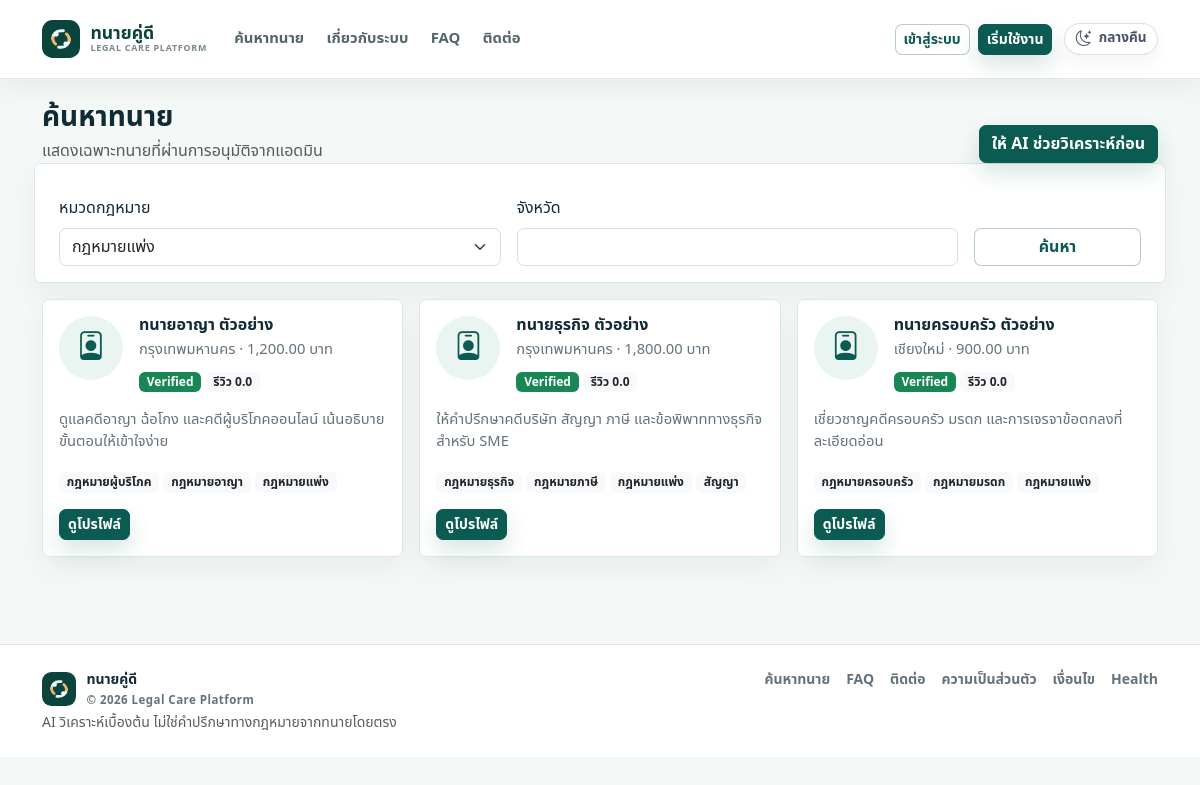
The app's page /lawyers.php?category=civil with its own data.
### tables this page shows
CREATE TABLE IF NOT EXISTS lawyers (
    id INT AUTO_INCREMENT PRIMARY KEY,
    user_id INT NOT NULL,
    license_number VARCHAR(100),
    province VARCHAR(100),
    bio TEXT,
    experience_years INT DEFAULT 0,
    consultation_fee DECIMAL(10,2) DEFAULT 0,
    complex_case_experience TINYINT(1) DEFAULT 0,
    is_available TINYINT(1) DEFAULT 1,
    verified TINYINT(1) DEFAULT 0,
    status ENUM('pending','approved','rejected','suspended') DEFAULT 'pending',
    created_at TIMESTAMP DEFAULT CURRENT_TIMESTAMP,
    FOREIGN KEY (user_id) REFERENCES users(id),
    UNIQUE KEY lawyers_user_unique (user_id),
    KEY idx_lawyers_status_available (status, is_available)
);

CREATE TABLE IF NOT EXISTS users (
    id INT AUTO_INCREMENT PRIMARY KEY,
    name VARCHAR(255) NOT NULL,
    email VARCHAR(255) UNIQUE NOT NULL,
    phone VARCHAR(50),
    password VARCHAR(255) NOT NULL,
    role ENUM('user','lawyer','admin') DEFAULT 'user',
    status ENUM('active','inactive','banned') DEFAULT 'active',
    created_at TIMESTAMP DEFAULT CURRENT_TIMESTAMP,
    KEY idx_users_role (role)
);

### config/env.php (called while the page is built, shortened)
<?php
function loadEnvFile(?string $path = null): void
{
    static $loaded = false;
    if ($loaded) {
        return;
    }
    $loaded = true;
    $path = $path ?: dirname(__DIR__) . '/.env';
    if (!is_file($path) || !is_readable($path)) {
        return;
    }
}
function envValue(string $key, mixed $default = null): mixed
{
    $value = getenv($key);
    return $value === false ? $default : $value;
}
function envBool(string $key, bool $default = false): bool
{
    $value = envValue($key, null);
    return in_array(strtolower((string) $value), ['1', 'true', 'yes', 'on'], true);
}

### config/app.php (called while the page is built)
<?php
require_once __DIR__ . '/env.php';
return [
    'app_name' => 'ทนายคู่ดี',
    'base_url' => envValue('APP_URL', ''),
    'env' => envValue('APP_ENV', 'local'),
    'debug' => envBool('APP_DEBUG', false),
    'show_demo_accounts' => envBool('SHOW_DEMO_ACCOUNTS', envValue('APP_ENV', 'local') !== 'production'),
    'timezone' => 'Asia/Bangkok',
    'commission_percent' => 20,
    'registration_enabled' => envBool('REGISTRATION_ENABLED', true),
    'registration_rate_limit' => (int) envValue('REGISTRATION_RATE_LIMIT', 10),
    'password_min_length' => max(8, (int) envValue('PASSWORD_MIN_LENGTH', 8)),
    'auto_login_after_register' => envBool('AUTO_LOGIN_AFTER_REGISTER', false),
    'require_terms_acceptance' => envBool('REQUIRE_TERMS_ACCEPTANCE', true),
    'lawyer_registration_enabled' => envBool('LAWYER_REGISTRATION_ENABLED', true),
    'social_login' => [
        'google' => [
            'enabled' => envBool('GOOGLE_LOGIN_ENABLED', false),
            'client_id' => envValue('GOOGLE_CLIENT_ID', ''),
            'client_secret' => envValue('GOOGLE_CLIENT_SECRET', ''),
        ],
    ],
    'webrtc' => [
        'turn_url' => envValue('TURN_URL', ''),
        'turn_username' => envValue('TURN_USERNAME', ''),
        'turn_credential' => envValue('TURN_CREDENTIAL', ''),
    ],
    'upload_max_bytes' => 15 * 1024 * 1024,
    'allowed_upload_mimes' => [
        'application/pdf',
        'image/jpeg',
        'image/png',
        'image/webp',
        'audio/mpeg',
        'audio/mp4',
        'audio/ogg',
        'audio/wav',
        'audio/x-wav',
        'audio/webm',
        'video/webm',
        'application/msword',
        'application/vnd.openxmlformats-officedocument.wordprocessingml.document',
    ],
    'bank' => [
        'account_name' => 'ทนายคู่ดี',
        'account_number' => '000-0-00000-0',
        'bank_name' => 'ธนาคารตัวอย่าง',
        'promptpay_id' => '0999999999',
    ],
];

### includes/functions.php (called while the page is built, shortened)
<?php
function app_config(?string $key = null, mixed $default = null): mixed
{
    static $config = null;
    if ($config === null) {
        $config = require __DIR__ . '/../config/app.php';
    }
    return $key === null ? $config : ($config[$key] ?? $default);
}
function e(?string $value): string
{
    return htmlspecialchars((string) $value, ENT_QUOTES, 'UTF-8');
}
function url(string $path): string
{
    $baseUrl = rtrim((string) app_config('base_url', ''), '/');
    return $baseUrl . '/' . ltrim($path, '/');
}
function formatMoney(float|int|string|null $amount): string
{
    return number_format((float) $amount, 2) . ' บาท';
}

### config/database.php (called while the page is built, shortened)
<?php
require_once __DIR__ . '/env.php';
final class Database
{
    private static ?PDO $pdo = null;
    public static function connection(): PDO
    {
        if (self::$pdo instanceof PDO) {
            return self::$pdo;
        }
        $connection = strtolower((string) envValue('DB_CONNECTION', 'mysql'));
        $host = envValue('DB_HOST', '127.0.0.1');
        $port = envValue('DB_PORT', '3306');
        $database = envValue('DB_DATABASE', 'ai_lawyer_platform');
        $username = envValue('DB_USERNAME', 'root');
        $password = envValue('DB_PASSWORD', '');
        $dsn = "mysql:host={$host};port={$port};dbname={$database};charset=utf8mb4";
        self::$pdo = new PDO($dsn, $username, $password, [
            PDO::ATTR_ERRMODE => PDO::ERRMODE_EXCEPTION,
            PDO::ATTR_DEFAULT_FETCH_MODE => PDO::FETCH_ASSOC,
            PDO::ATTR_EMULATE_PREPARES => false,
        ]);
        return self::$pdo;
    }
}
function db(): PDO
{
    return Database::connection();
}

### includes/auth.php (called while the page is built, shortened)
<?php
require_once __DIR__ . '/functions.php';
require_once __DIR__ . '/../config/database.php';
function currentUser(): ?array
{
    $loaded = true;
    if (empty($_SESSION['user_id'])) {
        return null;
    }
    $stmt = db()->prepare('SELECT id, name, email, phone, role, status, created_at FROM users WHERE id = ? LIMIT 1');
    $stmt->execute([$_SESSION['user_id']]);
    $user = $stmt->fetch() ?: null;
    return $user;
}

### public/lawyers.php (the view, shortened to what this page needs)
<?php
require_once __DIR__ . '/../includes/header.php';
$category = $_GET['category'] ?? '';
$province = trim($_GET['province'] ?? '');
$params = [];
$where = ['l.status = "approved"'];
$joinCategory = '';
if ($category !== '') {
    $joinCategory = 'JOIN lawyer_categories lcf ON lcf.lawyer_id = l.id JOIN legal_categories fcat ON fcat.id = lcf.category_id';
    $where[] = 'fcat.slug = ?';
    $params[] = $category;
}
$stmt = db()->prepare(
    "SELECT l.*, u.name,
            (SELECT COALESCE(AVG(r.rating), 0) FROM reviews r WHERE r.lawyer_id = l.id) AS avg_rating
     FROM lawyers l
     JOIN users u ON u.id = l.user_id
     {$joinCategory}
     WHERE " . implode(' AND ', $where) . "
     ORDER BY l.verified DESC, avg_rating DESC, l.created_at DESC"
);
$stmt->execute($params);
$lawyers = $stmt->fetchAll();
$categories = db()->query('SELECT name, slug FROM legal_categories ORDER BY name')->fetchAll();
?>
<section class="dashboard-shell">
    <div class="container">
        <div class="d-flex justify-content-between align-items-end mb-3">
            <div>
                <h1 class="h3 fw-bold mb-1">ค้นหาทนาย</h1>
                <p class="text-muted mb-0">แสดงเฉพาะทนายที่ผ่านการอนุมัติจากแอดมิน</p>
            </div>
            <a class="btn btn-primary" href="<?= e(url('/user/ai-chat.php')) ?>">ให้ AI ช่วยวิเคราะห์ก่อน</a>
        </div>
        <form class="app-card p-3 mb-3 row g-3">
            <div class="col-md-5">
                <label class="form-label">หมวดกฎหมาย</label>
                <select class="form-select" name="category">
                    <?php foreach ($categories as $cat): ?>
                        <option value="<?= e($cat['slug']) ?>" <?= $category === $cat['slug'] ? 'selected' : '' ?>><?= e($cat['name']) ?></option>
                    <?php endforeach; ?>
                </select>
            </div>
            <div class="col-md-5"><label class="form-label">จังหวัด</label><input class="form-control" name="province" value="<?= e($province) ?>"></div>
            <div class="col-md-2 d-flex align-items-end"><button class="btn btn-outline-primary w-100">ค้นหา</button></div>
        </form>
        <div class="row g-3">
            <?php foreach ($lawyers as $lawyer): ?>
                <?php
                $catStmt = db()->prepare('SELECT lc.name FROM lawyer_categories lj JOIN legal_categories lc ON lc.id = lj.category_id WHERE lj.lawyer_id = ? ORDER BY lc.name');
                $catStmt->execute([$lawyer['id']]);
                $lawyerCategories = array_column($catStmt->fetchAll(), 'name');
                ?>
                <div class="col-md-6 col-xl-4">
                    <div class="app-card p-3 h-100">
                        <div class="d-flex gap-3">
                            <div class="profile-avatar"><i class="bi bi-person-badge"></i></div>
                            <div class="flex-grow-1">
                                <h2 class="h6 fw-bold mb-1"><?= e($lawyer['name']) ?></h2>
                                <div class="small-muted"><?= e($lawyer['province']) ?> · <?= e(formatMoney($lawyer['consultation_fee'])) ?></div>
                                <div class="mt-2">
                                    <?= (int) $lawyer['verified'] === 1 ? '<span class="badge text-bg-success">Verified</span>' : '' ?>
                                    <span class="badge text-bg-light text-dark">รีวิว <?= e(number_format((float) $lawyer['avg_rating'], 1)) ?></span>
                                </div>
                            </div>
                        </div>
                        <p class="small-muted mt-3"><?= e(mb_substr((string) $lawyer['bio'], 0, 150)) ?></p>
                        <div class="mb-3">
                            <?php foreach ($lawyerCategories as $catName): ?>
                                <span class="badge text-bg-light text-dark"><?= e($catName) ?></span>
                            <?php endforeach; ?>
                        </div>
                        <a class="btn btn-sm btn-primary" href="<?= e(url('/public/lawyer-detail.php?id=' . $lawyer['id'])) ?>">ดูโปรไฟล์</a>
                    </div>
                </div>
            <?php endforeach; ?>
        </div>
    </div>
</section>
<?php require_once __DIR__ . '/../includes/footer.php'; ?>

### records on screen
lawyers: user.name "ทนายอาญา ตัวอย่าง", province "กรุงเทพมหานคร", consultation_fee "1,200.00 บาท", verified "Verified", avg_rating "0.0", bio "ดูแลคดีอาญา ฉ้อโกง และคดีผู้บริโภคออนไลน์ เน้นอธิบายขั้นตอนให้เข้าใจง่าย", catName "กฎหมายผู้บริโภค", catName "กฎหมายอาญา", catName "กฎหมายแพ่ง"
lawyers: user.name "ทนายธุรกิจ ตัวอย่าง", province "กรุงเทพมหานคร", consultation_fee "1,800.00 บาท", verified "Verified", avg_rating "0.0", bio "ให้คำปรึกษาคดีบริษัท สัญญา ภาษี และข้อพิพาททางธุรกิจสำหรับ SME", catName "กฎหมายธุรกิจ", catName "กฎหมายภาษี", catName "กฎหมายแพ่ง", catName "สัญญา"
lawyers: user.name "ทนายครอบครัว ตัวอย่าง", province "เชียงใหม่", consultation_fee "900.00 บาท", verified "Verified", avg_rating "0.0", bio "เชี่ยวชาญคดีครอบครัว มรดก และการเจรจาข้อตกลงที่ละเอียดอ่อน", catName "กฎหมายครอบครัว", catName "กฎหมายมรดก", catName "กฎหมายแพ่ง"

### other values on screen
form field category "กฎหมายแพ่ง"
